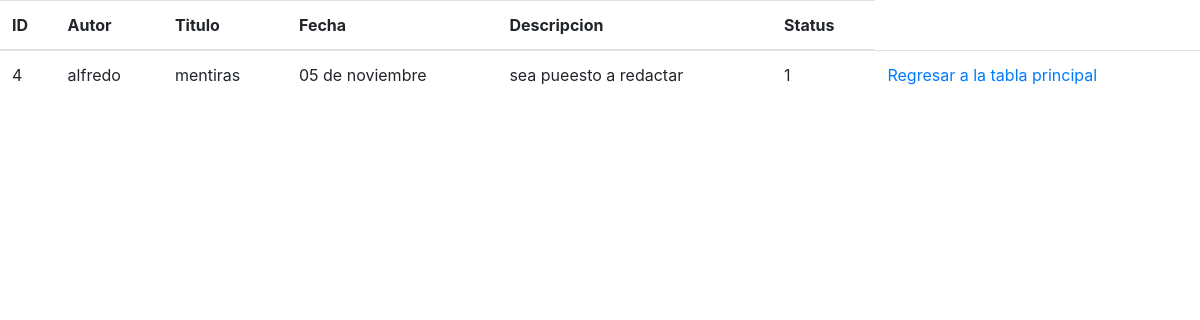
Screenshot of /detalle_blog.php?id=4 with the database file from the repository.
### tables this page shows
CREATE TABLE `blog` (
  `id_usr` int(15) UNSIGNED NOT NULL,
  `autor_usr` varchar(100) NOT NULL,
  `titulo_usr` varchar(100) NOT NULL,
  `fecha_usr` varchar(100) NOT NULL,
  `descripcion_usr` varchar(100) NOT NULL,
  `status_usr` int(1) NOT NULL DEFAULT 1
);

### detalle_blog.php (the view, shortened to what this page needs)
<!DOCTYPE html>
<html lang="es-MX">
<head>
	<link rel="stylesheet" href="https://stackpath.bootstrapcdn.com/bootstrap/4.5.0/css/bootstrap.min.css">
</head>
<body>
<div class="table-reponsive">
	<?php require_once 'pruebaconexion.php'; ?>
	<table	class="table table-stripped">
		<thead>
			<tr>
				<th>
					ID
				</th>
				<th>
					Autor
				</th>
				<th>
					Titulo
				</th>
				<th>
					Fecha
				</th>
				<th>
					Descripcion
				</th>
				<th>
					Status
				</th>
			</tr>
		</thead>
		<tbody>
			<?php
      		$id = $_GET['id'];
      		$consulta = "SELECT * FROM blog WHERE id_usr = $id";
      		$resultado = mysqli_query($mysqli, $consulta);
      		$fila = mysqli_fetch_array($resultado);
      		?>
			<tr>
			<td><?php echo $fila
				["id_usr"];
			?></td>
			<td><?php echo $fila
				["autor_usr"];
			?></td>
			<td><?php echo $fila
				["titulo_usr"];
			?></td>
			<td><?php echo $fila
				["fecha_usr"];
			?></td>
			<td><?php echo $fila
				["descripcion_usr"];
			?></td>
			<td><?php echo $fila
				["status_usr"];
			?></td>
			<td><a href="index.php">Regresar a la tabla principal</a></td>
			 </tr>
			 </tbody>
   			 </table>
   			 </div>
	</body>
</html>

### rows the page displays
blog: id_usr "4", autor_usr "alfredo", titulo_usr "mentiras", fecha_usr "05 de noviembre", descripcion_usr "sea pueesto a redactar", status_usr "1"
